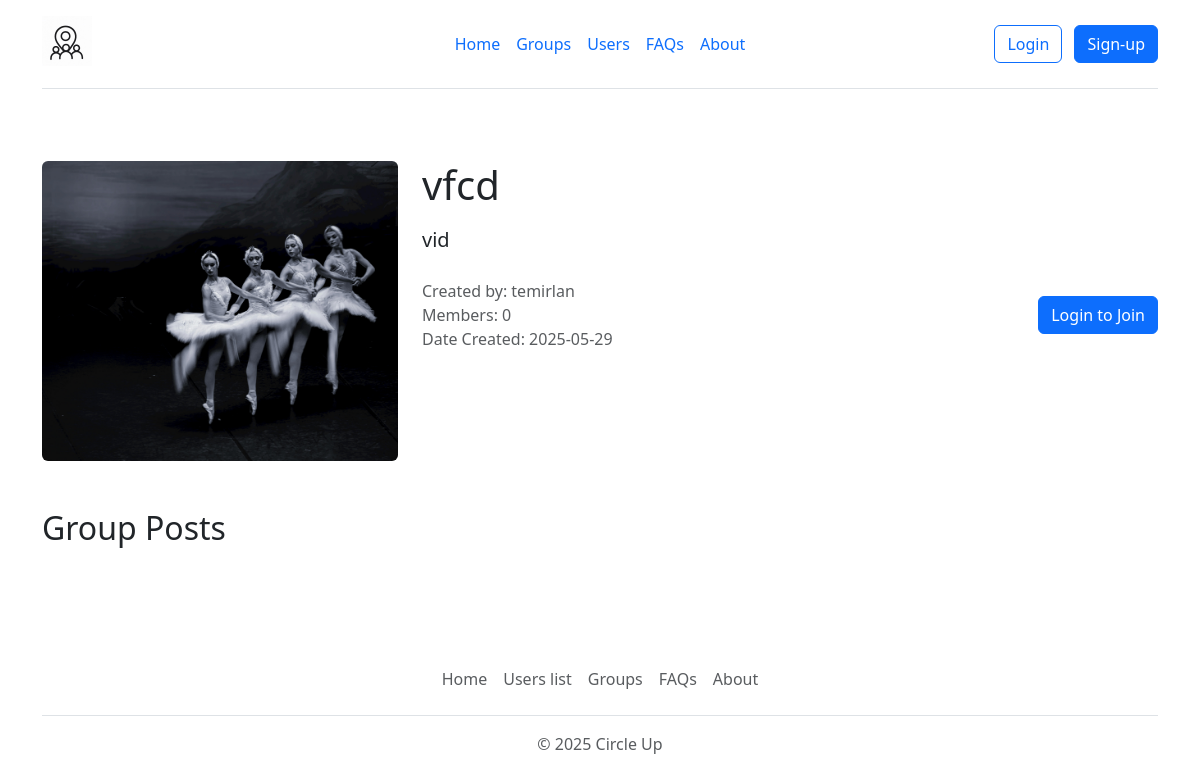
/group/4, run on the app's committed database.
### app.py (models this page shows, shortened)
class Group(db.Model):
    id = db.Column(db.Integer, primary_key=True)
    name = db.Column(db.String(100), nullable=False)
    description = db.Column(db.Text)
    admin_id = db.Column(db.Integer, db.ForeignKey('user.id'), nullable=False)
    image = db.Column(db.String(20), nullable=False, default='default.jpg')
    date_created = db.Column(db.DateTime, nullable=False, default=datetime.utcnow)
    posts = db.relationship('Post', backref='group', lazy=True)
    members = db.relationship('User', secondary=group_members, backref=db.backref('groups', lazy='dynamic'))

class User(db.Model):
    id = db.Column(db.Integer, primary_key=True)
    username = db.Column(db.String(20), unique=True, nullable=False)
    email = db.Column(db.String(256), unique=True, nullable=False)
    location = db.Column(db.String(20))
    image_profile = db.Column(db.String(20), nullable=False, default='default.jpg')
    password = db.Column(db.String(60), nullable=False)
    date_created = db.Column(db.DateTime, nullable=False, default=datetime.utcnow)
    posts = db.relationship('Post', backref='author', lazy=True)
    groups_admin = db.relationship('Group', backref='admin', lazy=True)

### app.py (the view)
@app.route('/group/<int:group_id>')
def group_page(group_id):
    group = Group.query.get_or_404(group_id)
    posts = Post.query.filter_by(group_id=group.id).order_by(Post.date_posted.desc()).all()
    is_member = False
    post_form = None
    if 'user_id' in session:
        user = User.query.get(session['user_id'])
        is_member = user in group.members
        if is_member:
            post_form = PostForm()
    return render_template('group_page.html',
                         group=group,
                         posts=posts,
                         is_member=is_member,
                         post_form=post_form)

### templates/group_page.html (shortened to what this page needs)
{% extends 'base.html' %}
{% block content %}
<div class="container py-5">
    <div class="row mb-5">
        <div class="col-md-4">
            <img src="/static/group_images/{{ group.image }}"
                 class="img-fluid rounded"
                 alt="{{ group.name }}"
                 style="width: 100%; height: 300px; object-fit: cover;">
        </div>
        <div class="col-md-8">
            <h1 class="mb-3">{{ group.name }}</h1>
            <p class="lead mb-4">{{ group.description }}</p>
            <div class="d-flex justify-content-between align-items-center">
                <div>
                    <p class="text-muted mb-0">Created by: {{ group.admin.username }}</p>
                    <p class="text-muted mb-0">Members: {{ group.members|length }}</p>
                    <p class="text-muted mb-0">Date Created: {{ group.date_created.strftime('%Y-%m-%d') }}</p>
                </div>
                {% if session.get('user_id') %}
                    {% if not is_member %}
                    <form action="{{ url_for('join_group', group_id=group.id) }}" method="post">
                        <button type="submit" class="btn btn-primary">Join Group</button>
                    </form>
                    {% else %}
                    <form action="{{ url_for('leave_group', group_id=group.id) }}" method="post">
                        <button type="submit" class="btn btn-danger">Leave Group</button>
                    </form>
                    {% endif %}
                {% else %}
                    <a href="{{ url_for('login') }}" class="btn btn-primary">Login to Join</a>
                {% endif %}
            </div>
        </div>
    </div>
    <div class="row">
        <div class="col-12">
            <h2 class="mb-4">Group Posts</h2>
        </div>
    </div>
</div>
{% include 'footer.html'%}
{% endblock %}

### data on the page
Group: image (picture), name "vfcd", description "vid", date_created "2025-05-29"
User: admin.username "temirlan"

### other printed values
{{ group.members|length }} "0"
